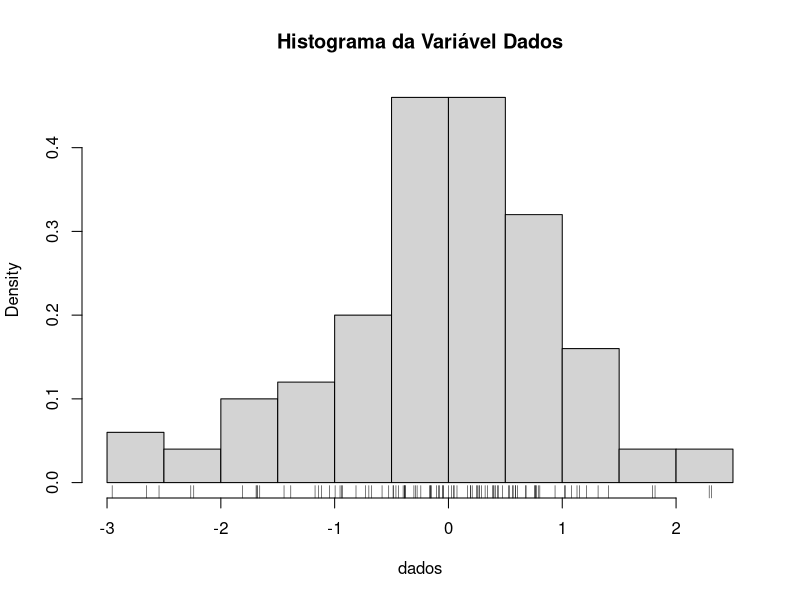
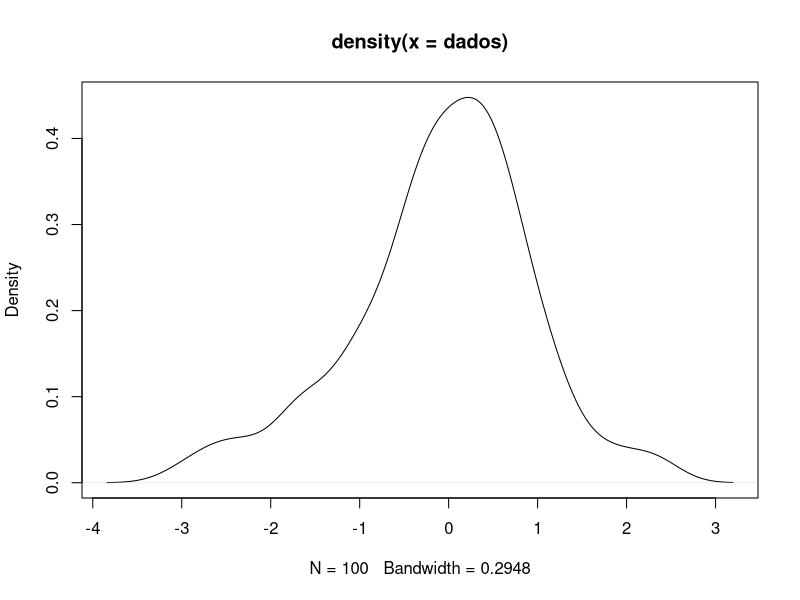

These charts were generated, in order, by the following R code:
dados <- c(3,7,8)
dados <- rnorm(100)
mean(dados)
#?mean ?hist  ?rnorm
hist(dados, main = "Histograma da Variável Dados", freq = FALSE) #paste("Histograma of", dados))#)
density(dados)
rug(dados)
?hist

plot(density(dados))


# x <- c(0:10, 50)
# xm <- mean(x)
# c(xm, mean(x, trim = 0.10))
